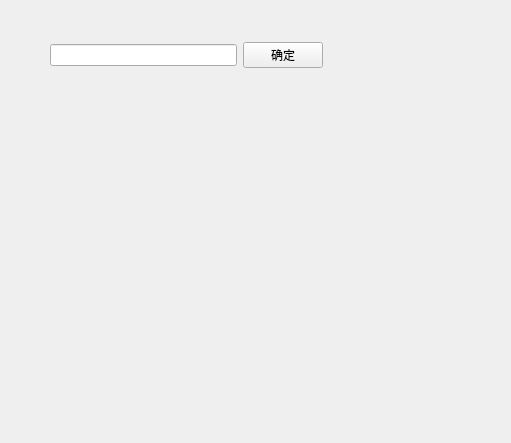
<?xml version="1.0" encoding="UTF-8"?>
<ui version="4.0">
 <class>Form</class>
 <widget class="QWidget" name="Form">
  <property name="geometry">
   <rect>
    <x>0</x>
    <y>0</y>
    <width>511</width>
    <height>443</height>
   </rect>
  </property>
  <property name="windowTitle">
   <string>Form</string>
  </property>
  <widget class="QWidget" name="">
   <property name="geometry">
    <rect>
     <x>50</x>
     <y>40</y>
     <width>273</width>
     <height>30</height>
    </rect>
   </property>
   <layout class="QHBoxLayout" name="horizontalLayout">
    <item>
     <widget class="QLineEdit" name="lineEdit_2"/>
    </item>
    <item>
     <widget class="QPushButton" name="pushButton_2">
      <property name="text">
       <string>确定</string>
      </property>
     </widget>
    </item>
   </layout>
  </widget>
 </widget>
 <resources/>
 <connections/>
</ui>
